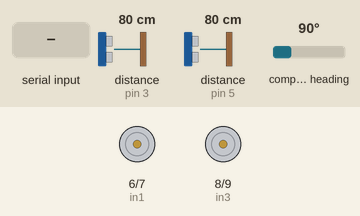
Recording of a sketch running on a simulated Arduino Uno, built with avr-gcc and run on an emulated ATmega328P. Parts: motor-driver pin pairs drawn as motors (green arrow = first pin HIGH = forward, orange = second pin HIGH = backward, longer = more drive, scaled by the enable pin). Wiring (inferred from the names in the program): 2 × ultrasonic range finder: trigger pin 2, echo pin 3 / trigger pin 4, echo pin 5. Inputs (shaded band) come from the test bench; at power-on: distance to the obstacle (sensors on pin 3, pin 5) 80 cm, compass heading 90°. The echo pulse lasts 58.3 µs per cm.

Above: at 1.01 s.
2.1 s: distance to the obstacle (sensor on pin 3) set to 27 cm
5.6 s: distance to the obstacle (sensor on pin 3) set to 23 cm
10.1 s: "GO\n" received over the second serial link
At 10.96 s:
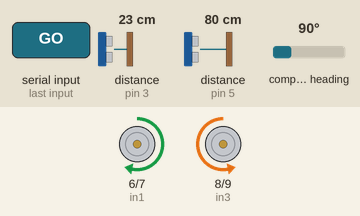
At 11.82 s:
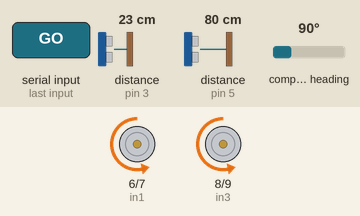
13.6 s: distance to the obstacle (sensor on pin 3) set to 35 cm
At 14.8 s:
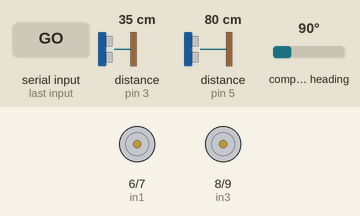
17.1 s: distance to the obstacle (sensor on pin 5) set to 56 cm
20.6 s: distance to the obstacle (sensor on pin 5) set to 47 cm
At 21.52 s:
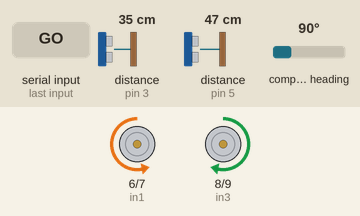
Timing chart, 0 to 23.5 s (numbered marks = the images above; inputs shaded):
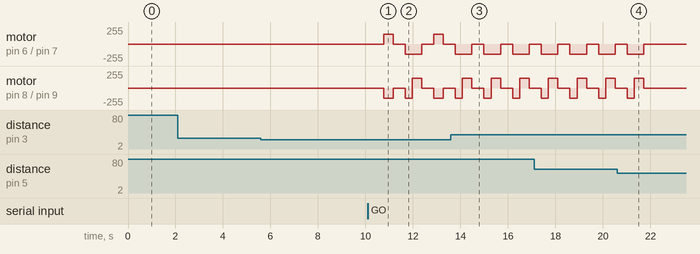

The sketch:

autonomous_navigation_code.ino
```cpp
#include <Wire.h>
#include <SoftwareSerial.h>
#include <QMC5883LCompass.h>

#define trigObstacle 2
#define echoObstacle 3
#define trigPothole 4
#define echoPothole 5

#define in1 6
#define in2 7
#define in3 8
#define in4 9
#define enA 10
#define enB 11

SoftwareSerial BT(12, 13); // RX, TX
QMC5883LCompass compass;

int heading;

void setup() {
  Serial.begin(9600);
  BT.begin(9600);

  pinMode(trigObstacle, OUTPUT);
  pinMode(echoObstacle, INPUT);
  pinMode(trigPothole, OUTPUT);
  pinMode(echoPothole, INPUT);

  pinMode(in1, OUTPUT); pinMode(in2, OUTPUT);
  pinMode(in3, OUTPUT); pinMode(in4, OUTPUT);
  pinMode(enA, OUTPUT); pinMode(enB, OUTPUT);

  compass.init();
}

void loop() {
  compass.read();
  heading = compass.getAzimuth();

  if (BT.available()) {
    String command = BT.readStringUntil('\n');
    command.trim();
    if (command == "GO") {
      moveForward();
    } else if (command == "STOP") {
      stopMotors();
    }
  }

  if (detectObstacle() < 25) {
    stopMotors();
    delay(500);
    avoidObstacle();
  }

  if (detectPothole() > 50) {
    stopMotors();
    delay(500);
    avoidPothole();
  }
}

// === Movement Functions ===

void moveForward() {
  analogWrite(enA, 150);
  analogWrite(enB, 150);
  digitalWrite(in1, HIGH); digitalWrite(in2, LOW);
  digitalWrite(in3, HIGH); digitalWrite(in4, LOW);
}

void stopMotors() {
  digitalWrite(in1, LOW); digitalWrite(in2, LOW);
  digitalWrite(in3, LOW); digitalWrite(in4, LOW);
}

void avoidObstacle() {
  // Turn right slightly
  digitalWrite(in1, HIGH); digitalWrite(in2, LOW);
  digitalWrite(in3, LOW); digitalWrite(in4, HIGH);
  delay(400);
  stopMotors();
}

void avoidPothole() {
  // Reverse a bit and turn left
  digitalWrite(in1, LOW); digitalWrite(in2, HIGH);
  digitalWrite(in3, LOW); digitalWrite(in4, HIGH);
  delay(300);
  digitalWrite(in1, LOW); digitalWrite(in2, HIGH);
  digitalWrite(in3, HIGH); digitalWrite(in4, LOW);
  delay(400);
  stopMotors();
}

// === Sensor Functions ===

long detectObstacle() {
  digitalWrite(trigObstacle, LOW);
  delayMicroseconds(2);
  digitalWrite(trigObstacle, HIGH);
  delayMicroseconds(10);
  digitalWrite(trigObstacle, LOW);
  return pulseIn(echoObstacle, HIGH) * 0.034 / 2;
}

long detectPothole() {
  digitalWrite(trigPothole, LOW);
  delayMicroseconds(2);
  digitalWrite(trigPothole, HIGH);
  delayMicroseconds(10);
  digitalWrite(trigPothole, LOW);
  return pulseIn(echoPothole, HIGH) * 0.034 / 2;
}
```

Measured:
- the behaviour switches between 52 and 51 cm on distance to the obstacle (sensor on pin 5) (found by bisection; images 3 and 4)
- after the input at 20.6 s, motor on pin 6 (in1) / pin 7 (in2), motor on pin 8 (in3) / pin 9 (in4): goes on until 21.7 s, then stays stopped
